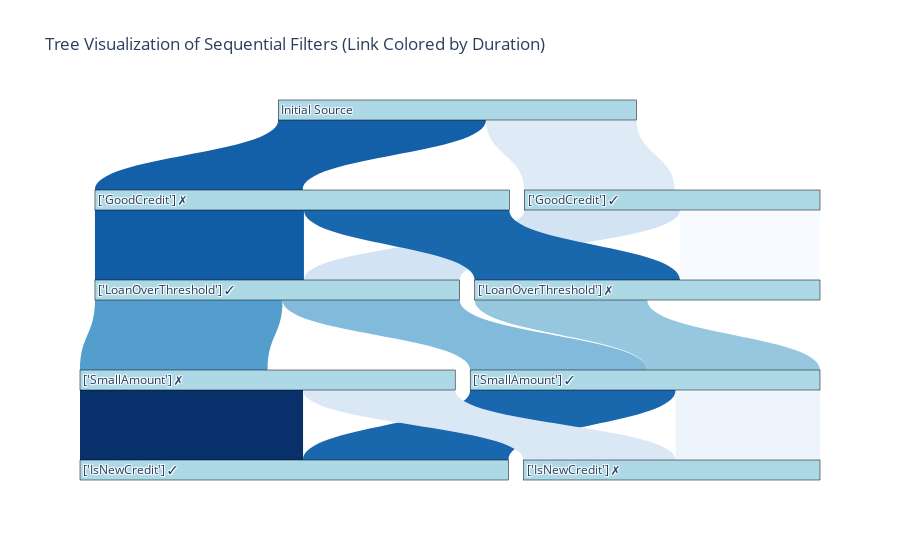

Notebook code for this chart:
### Code cell
df = pd.DataFrame(data)

path_edges = []
for _, row in df.iterrows():
    full_path = [row["Level1"], row["Level2"], row["Level3"], row["Level4"], row["Level5"]]
    for i in range(len(full_path) - 1):
        edge = (full_path[i], full_path[i + 1])
        path_edges.append((edge, row["avg_case_duration_seconds"]))

edge_dict = {}
for (src, tgt), dur in path_edges:
    key = (src, tgt)
    edge_dict.setdefault(key, []).append(dur)

edges = list(edge_dict.keys())
durations = [sum(durs) / len(durs) for durs in edge_dict.values()]

norm = mcolors.Normalize(vmin=min(durations), vmax=max(durations))
cmap = cm.get_cmap('Blues')
colors = [mcolors.to_hex(cmap(norm(d))) for d in durations]

nodes = sorted({n for e in edges for n in e})
node_indices = {n: i for i, n in enumerate(nodes)}

link_source = [node_indices[src] for src, tgt in edges]
link_target = [node_indices[tgt] for src, tgt in edges]

fig = go.Figure(go.Sankey(
    arrangement="snap",
    orientation="v",
    node=dict(
        pad=15,
        thickness=20,
        line=dict(color="black", width=0.5),
        label=nodes,
        color="lightblue"
    ),
    link=dict(
        source=link_source,
        target=link_target,
        value=durations,
        color=colors,
        hovertemplate='Avg Duration: %{value:.0f} sec<extra></extra>'
    )
))

fig.update_layout(title="Tree Visualization of Sequential Filters (Link Colored by Duration)", font_size=12)
fig.show()

### Figure 1 — Plotly figure (JSON) as saved in the notebook; plotly's stock layout.template omitted (floating-point values rounded to 4 significant figures)
{"data": [{"arrangement": "snap", "link": {"color": ["#deebf7", "#d2e3f3", "#81badb", "#1967ad", "#edf4fc", "#539ecd", "#08306b", "#dae8f6", "#f7fbff", "#97c6df", "#1460a8", "#115ca5", "#1967ad"], "hovertemplate": "Avg Duration: %{value:.0f} sec<extra></extra>", "source": [0, 1, 5, 7, 7, 5, 8, 8, 1, 6, 0, 2, 2], "target": [1, 5, 7, 3, 4, 8, 3, 4, 6, 7, 2, 5, 6], "value": [1381657, 1430000.0, 1626000.0, 1886434, 1325000.0, 1722234, 2047712, 1396756, 1284846, 1585000.0, 1907000.0, 1918000.0, 1884935]}, "node": {"color": "lightblue", "label": ["Initial Source", "['GoodCredit'] ✓", "['GoodCredit'] ✗", "['IsNewCredit'] ✓", "['IsNewCredit'] ✗", "['LoanOverThreshold'] ✓", "['LoanOverThreshold'] ✗", "['SmallAmount'] ✓", "['SmallAmount'] ✗"], "line": {"color": "black", "width": 0.5}, "pad": 15, "thickness": 20}, "orientation": "v", "type": "sankey"}], "layout": {"font": {"size": 12}, "title": {"text": "Tree Visualization of Sequential Filters (Link Colored by Duration)"}}}
